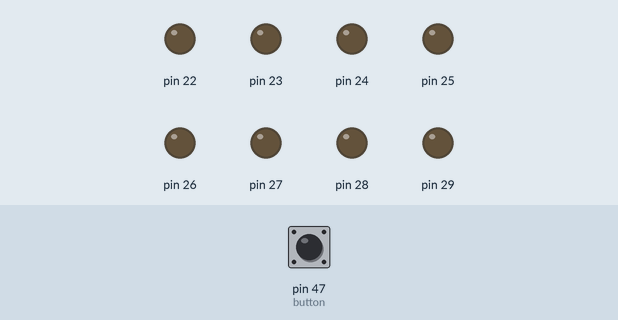
Recording of a sketch running on a simulated Arduino Mega 2560, built with avr-gcc and run on an emulated ATmega2560. On the bench: output pins drawn as LEDs (lit = HIGH). The test bench sets the inputs (shaded band); at power-on: pin 47 (button) LOW.

Above: at 1.2 s.
1.3 s: pin 47 (button) pulled HIGH for 0.15 s
At 1.85 s:
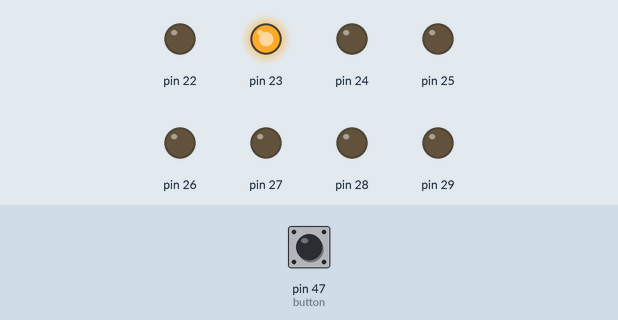
4.3 s: pin 47 (button) pulled HIGH for 3.2 s
At 5.35 s:
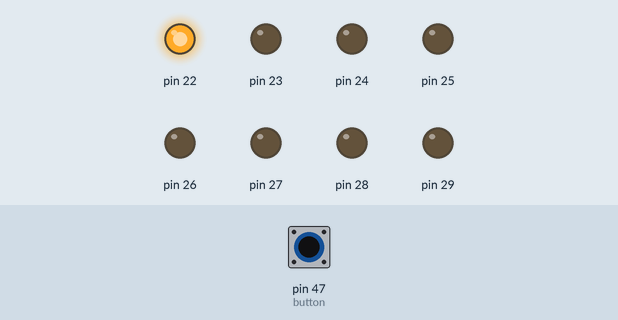
10.3 s: pin 47 (button) pulled HIGH for 1 s
At 11.35 s:
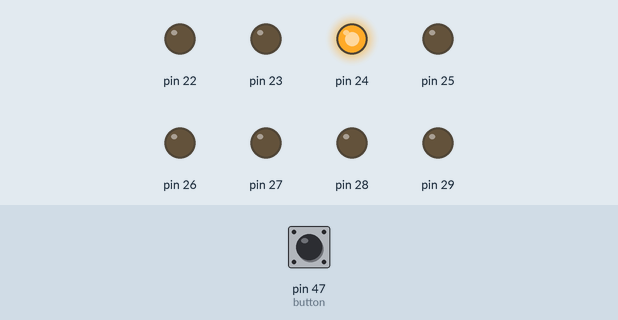
Timing chart, 0 to 15.4 s (numbered marks = the images above; inputs shaded):
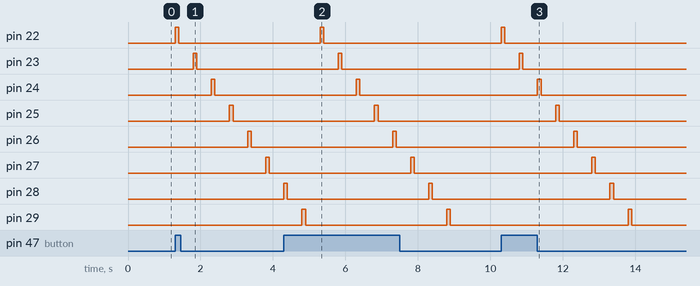

Measured:
- after the input at 1.3 s, pin 22: LOW → HIGH at once, → LOW 0.10 s later; pin 23: LOW → HIGH after 0.50 s, → LOW 0.10 s later; pin 24: LOW → HIGH after 1.0 s, → LOW 0.10 s later; pin 25: LOW → HIGH after 1.5 s, → LOW 0.10 s later; pin 26: LOW → HIGH after 2.0 s, → LOW 0.10 s later
- after the input at 4.3 s, pin 22: LOW → HIGH after 1.0 s, → LOW 0.10 s later; pin 23: LOW → HIGH after 1.5 s, → LOW 0.10 s later; pin 24: LOW → HIGH after 2.0 s, → LOW 0.10 s later; pin 25: LOW → HIGH after 2.5 s, → LOW 0.10 s later; pin 26: LOW → HIGH after 3.0 s, → LOW 0.10 s later
- after the input at 10.3 s, pin 22: LOW → HIGH at once, → LOW 0.10 s later; pin 23: LOW → HIGH after 0.50 s, → LOW 0.10 s later; pin 24: LOW → HIGH after 1.0 s, → LOW 0.10 s later; pin 25: LOW → HIGH after 1.5 s, → LOW 0.10 s later; pin 26: LOW → HIGH after 2.0 s, → LOW 0.10 s later
- by itself, pin 28, pin 29: alternates HIGH for 0.10 s and LOW for 3.9 s

The sketch:

Lab1.ino
```cpp
int buttonCheck = 0;
int button = 47;

void setup() {
  for (int i = 22; i <= 29; i++) {
      pinMode(i, OUTPUT);
  }
  pinMode(button, INPUT);
}

void loop() {
  buttonCheck = digitalRead(button);
  if(buttonCheck == HIGH) {
    for(int i = 22; i<=29; i++) {
      digitalWrite(i, HIGH);
      delay(100);
      digitalWrite(i, LOW);
      delay(400);
    }
  }
}
```
